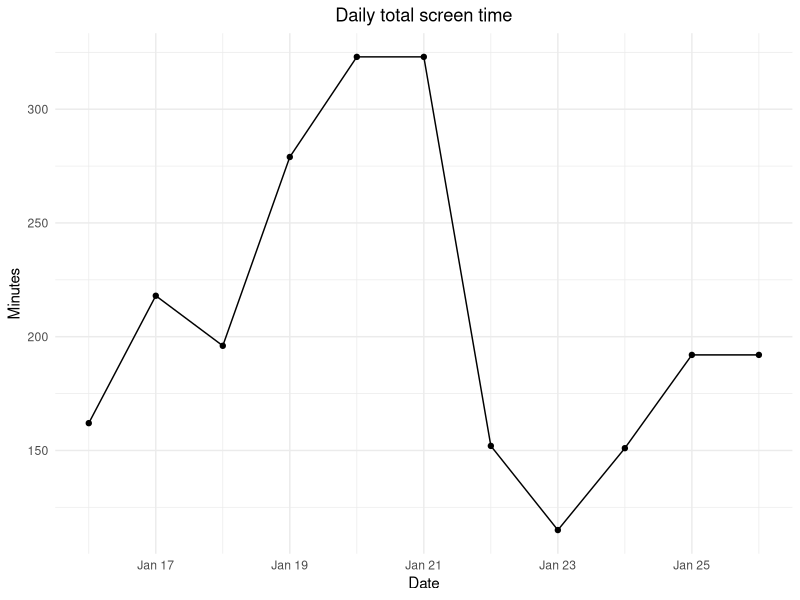
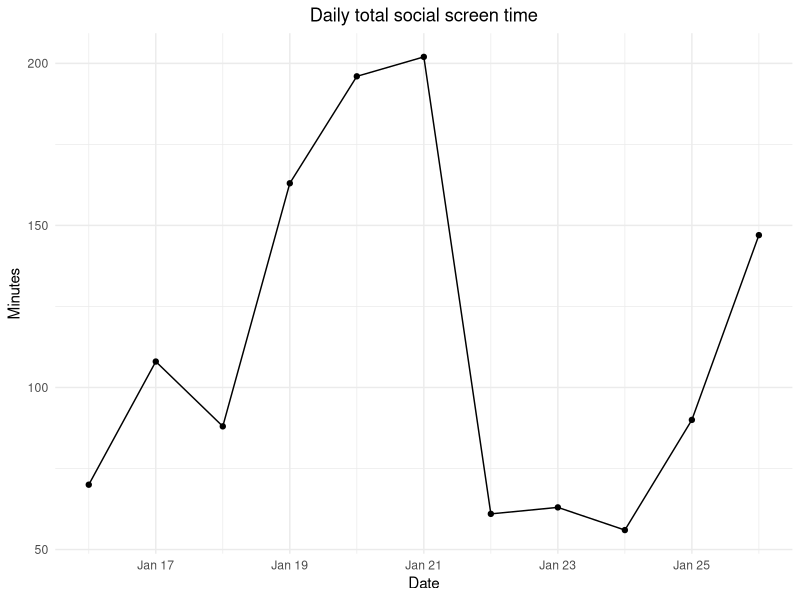
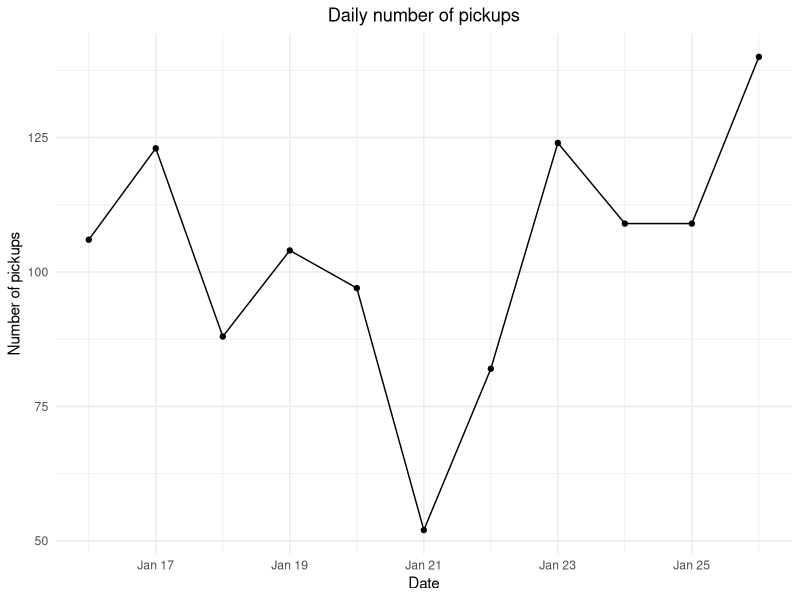
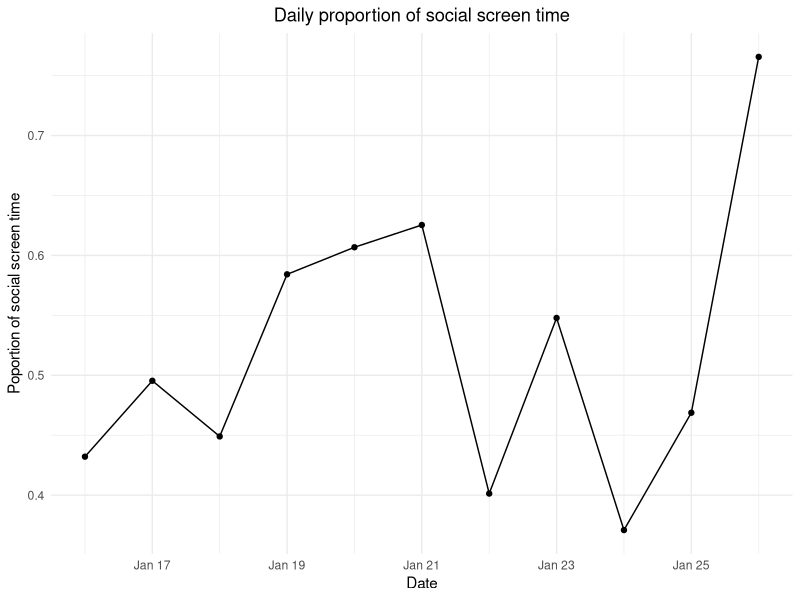
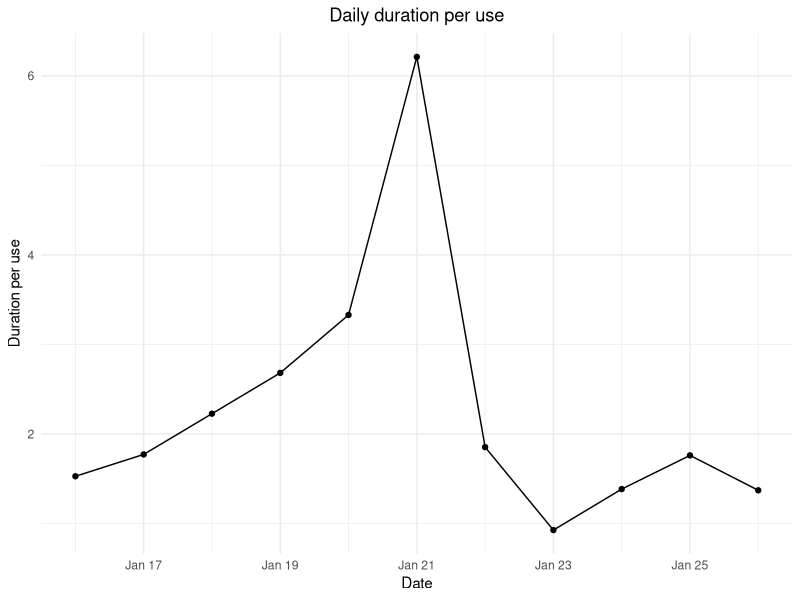
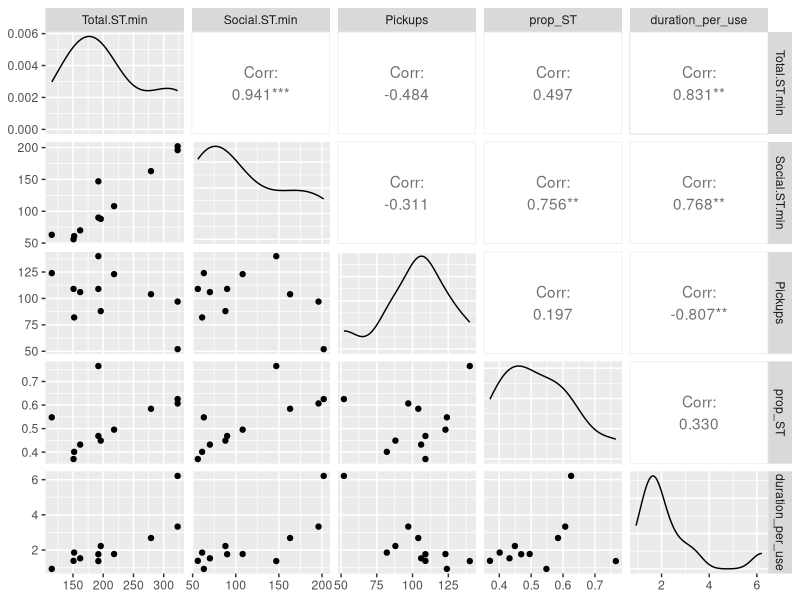
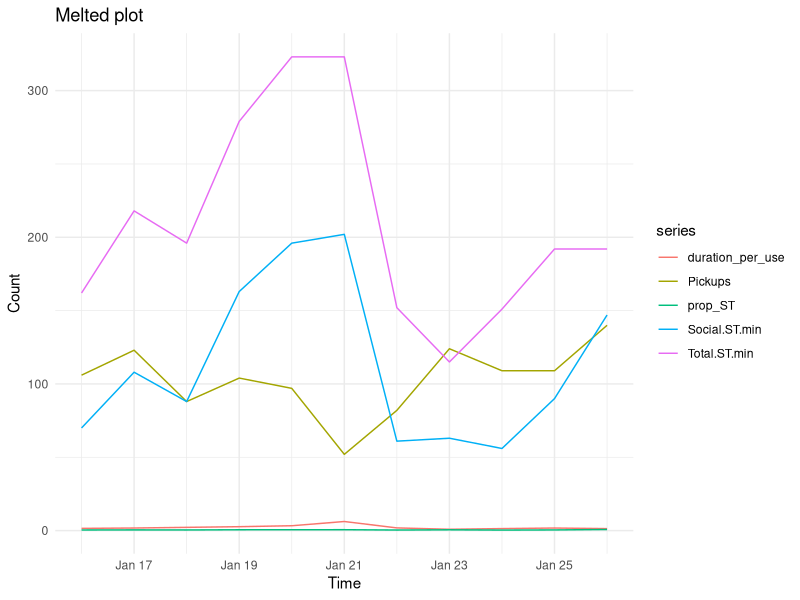
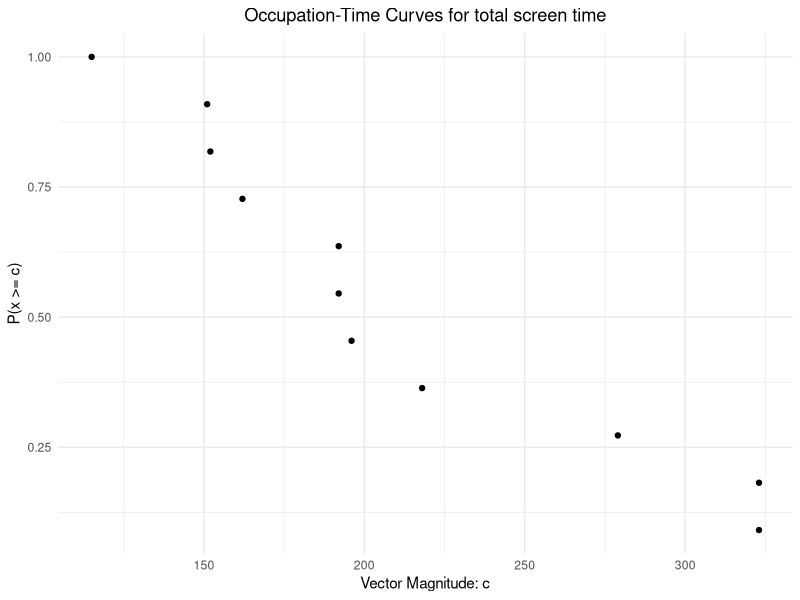

Write R code to recreate these figures, in order.
setwd("/home/chenggg/BIOSTAT620")
rm(list = ls())
gc()
library(readxl)
library(dplyr)
library(ggplot2)
library(GGally)
library(lubridate)
library(reshape2)
library(tidyr)
df <- read_excel("ScreenTime.xlsx")
df <- df[c(1:11), ]
df$Pickup.1st_EST <- format(as.POSIXct(df$Pickup.1st_PST, format = "%H:%M", tz = "America/Los_Angeles"), "%H:%M", tz = "America/New_York")

convert_to_minutes <- function(time) {
  if (!grepl("h", time)) {
    return(as.numeric(sub("m", "", time)))
  }
  parts <- strsplit(time, "h|m")[[1]]
  as.numeric(parts[1]) * 60 + as.numeric(parts[2])
}
df$Total.ST.min <- sapply(df$Total.ST, convert_to_minutes)
df$Social.ST.min <- sapply(df$Social.ST, convert_to_minutes)
df$prop_ST <- df$Social.ST.min / df$Total.ST.min
df$duration_per_use <- df$Total.ST.min / df$Pickups

# Daily total screen time
ggplot(data = df, aes(x = Date, y = Total.ST.min)) +
  geom_line() + 
  geom_point() +  
  labs(title = "Daily total screen time",
       x = "Date",
       y = "Minutes") +
  theme_minimal() + 
  theme(plot.title = element_text(hjust = 0.5)) 

# Daily total social screen time
ggplot(data = df, aes(x = Date, y = Social.ST.min)) +
  geom_line() + 
  geom_point() +  
  labs(title = "Daily total social screen time",
       x = "Date",
       y = "Minutes") +
  theme_minimal() + 
  theme(plot.title = element_text(hjust = 0.5)) 

# Daily number of pickups
ggplot(data = df, aes(x = Date, y = Pickups)) +
  geom_line() + 
  geom_point() +  
  labs(title = "Daily number of pickups",
       x = "Date",
       y = "Number of pickups") +
  theme_minimal() + 
  theme(plot.title = element_text(hjust = 0.5)) 

# Daily proportion of social screen time
ggplot(data = df, aes(x = Date, y = prop_ST)) +
  geom_line() + 
  geom_point() +  
  labs(title = "Daily proportion of social screen time",
       x = "Date",
       y = "Poportion of social screen time") +
  theme_minimal() + 
  theme(plot.title = element_text(hjust = 0.5)) 

# Daily duration per use
ggplot(data = df, aes(x = Date, y = duration_per_use)) +
  geom_line() + 
  geom_point() +  
  labs(title = "Daily duration per use",
       x = "Date",
       y = "Duration per use") +
  theme_minimal() + 
  theme(plot.title = element_text(hjust = 0.5)) 

df2 <- df[,c(1,3,5,6,9,10)]
ggpairs(df2[,-1]) 

df2_long <- pivot_longer(df2, cols = -Date, names_to = "series", values_to = "occupation_time")
ggplot(data = df2_long, aes(x = Date, y = occupation_time, color = series)) +
  geom_line() +
  labs(title = "Melted plot", x = "Time", y = "Count") +
  theme_minimal()


# Calculate the P(x >= c) for Total.ST.min
df2 <- df2[order(df2$Total.ST.min, decreasing = TRUE),]  # Sorting by Total.ST.min
df2$Total.ST.prob <- seq_along(df2$Total.ST.min) / nrow(df2)

# Plot
ggplot(df2, aes(x = Total.ST.min, y = Total.ST.prob)) +
  geom_point() + 
  labs(x = "Vector Magnitude: c", 
       y = "P(x >= c)",
       title = "Occupation-Time Curves for total screen time") +
  theme_minimal() + 
  theme(plot.title = element_text(hjust = 0.5)) 

# Calculate the P(x >= c) for Social.ST.min
df2 <- df2[order(df2$Social.ST.min, decreasing = TRUE),]  # Sorting by Social.ST.min
df2$Social.ST.prob <- seq_along(df2$Social.ST.min) / nrow(df)

# Plot
ggplot(df2, aes(x = Social.ST.min, y = Social.ST.prob)) +
  geom_point() + 
  labs(x = "Vector Magnitude: c", 
       y = "P(x >= c)",
       title = "Occupation-Time Curves for social screen time") +
  theme_minimal() + 
  theme(plot.title = element_text(hjust = 0.5)) 

# Calculate the P(x >= c) for Pickups
df2 <- df2[order(df2$Pickups, decreasing = TRUE),]  # Sorting by Pickups
df2$Pickups.prob <- seq_along(df2$Pickups) / nrow(df)

# Plot
ggplot(df2, aes(x = Pickups, y = Pickups.prob)) +
  geom_point() + 
  labs(x = "Vector Magnitude: c", 
       y = "P(x >= c)",
       title = "Occupation-Time Curves for Number of Pickups") +
  theme_minimal() + 
  theme(plot.title = element_text(hjust = 0.5)) 

# Calculate the P(x >= c) for prop_ST
df2 <- df2[order(df2$prop_ST, decreasing = TRUE),]  # Sorting by prop_ST
df2$prop_ST.prob <- seq_along(df2$prop_ST) / nrow(df)

# Plot
ggplot(df2, aes(x = prop_ST, y = prop_ST.prob)) +
  geom_point() + 
  labs(x = "Vector Magnitude: c", 
       y = "P(x >= c)",
       title = "Occupation-Time Curves for Number of proportion of social screen time") +
  theme_minimal() + 
  theme(plot.title = element_text(hjust = 0.5))

# Calculate the P(x >= c) for prop_ST
df2 <- df2[order(df2$duration_per_use, decreasing = TRUE),]  # Sorting by duration_per_use
df2$duration_per_use.prob <- seq_along(df2$duration_per_use) / nrow(df)

# Plot
ggplot(df2, aes(x = duration_per_use, y = duration_per_use.prob)) +
  geom_point() + 
  labs(x = "Vector Magnitude: c", 
       y = "P(x >= c)",
       title = "Occupation-Time Curves for Duration per use") +
  theme_minimal() + 
  theme(plot.title = element_text(hjust = 0.5))

par(mfrow=c(3,2))
for(i in 2:6) {
  acf_result <- acf(df2[[i]], main = paste("ACF for series", names(df2)[i]), plot = T)
  print(paste("Autocorrelations for series:", names(df2)[i]))
  print(acf_result$acf)
  acf_result
}

